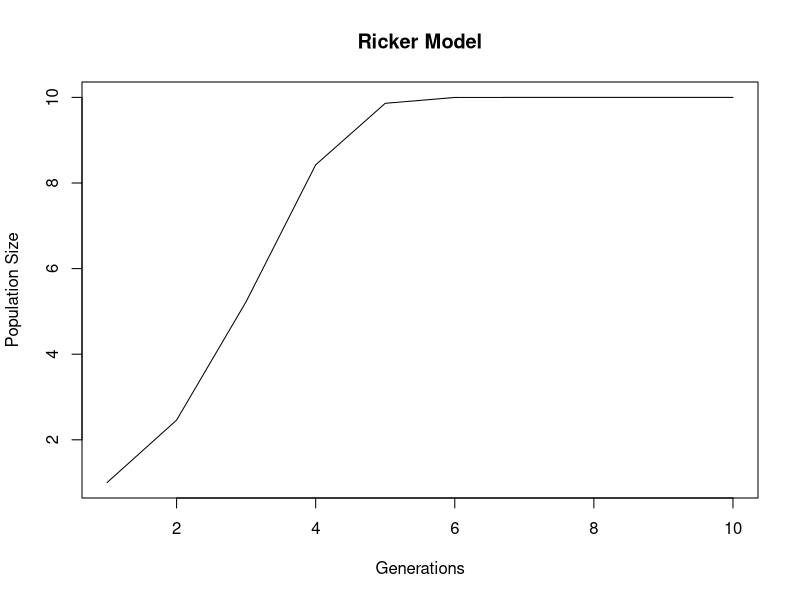

Write R code to recreate this figure.
## Running the Ricker model

Ricker <- function(N0=1, r=1, K=10, generations=50) {

    # Runs a simulation of the Ricker model
    # Returns a vector if length generations

    N <- rep(NA, generations)  # creates a vector of NAs of length generations

    N[1] <- N0
    for (t in 2:generations) {
        N[t] <- N[t-1] * exp(r*(1.0-(N[t-1]/K)))  # DIFFERENCE model - time steps
    }
    return (N)

}

# plot(Ricker(generations=10), type="l")

pdf("../sandbox/Ricker.pdf", 6, 6)
print(plot(Ricker(generations=10), type="l", xlab="Generations", ylab="Population Size", main="Ricker Model"))
dev.off()
